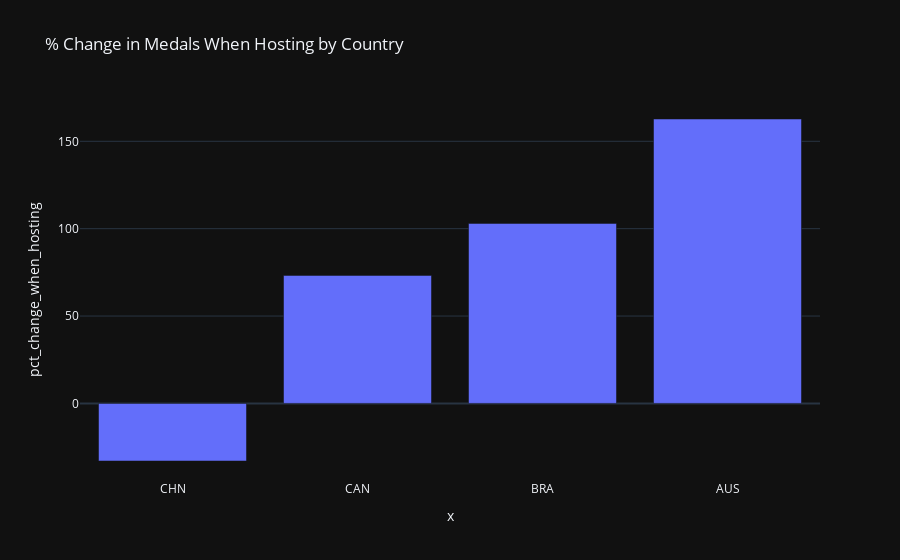

The notebook cell this image was saved under:
### Code cell
# Country level comparison
fig = px.bar(
    df_pivot.sort_values(
        'pct_change_when_hosting',
        ascending=False
    ),
    x=df_pivot.index,
    y='pct_change_when_hosting',
    title='% Change in Medals When Hosting by Country'
)

fig.update_layout(
    template='plotly_dark',
    xaxis={
        'categoryorder': 'total ascending',
    }
)

fig.show()

### Figure 1 — Plotly figure (JSON) as saved in the notebook; plotly's stock layout.template omitted (floating-point values rounded to 4 significant figures)
{"data": [{"hovertemplate": "x=%{x}<br>pct_change_when_hosting=%{y}<extra></extra>", "legendgroup": "", "marker": {"color": "#636efa", "pattern": {"shape": ""}}, "name": "", "orientation": "v", "showlegend": false, "textposition": "auto", "x": ["AUS", "BRA", "CAN", "CHN"], "xaxis": "x", "y": [162.8, 103.0, 73.27, -32.96], "yaxis": "y", "type": "bar"}], "layout": {"xaxis": {"anchor": "y", "domain": [0.0, 1.0], "title": {"text": "x"}, "categoryorder": "total ascending"}, "yaxis": {"anchor": "x", "domain": [0.0, 1.0], "title": {"text": "pct_change_when_hosting"}}, "legend": {"tracegroupgap": 0}, "title": {"text": "% Change in Medals When Hosting by Country"}, "barmode": "relative"}}
